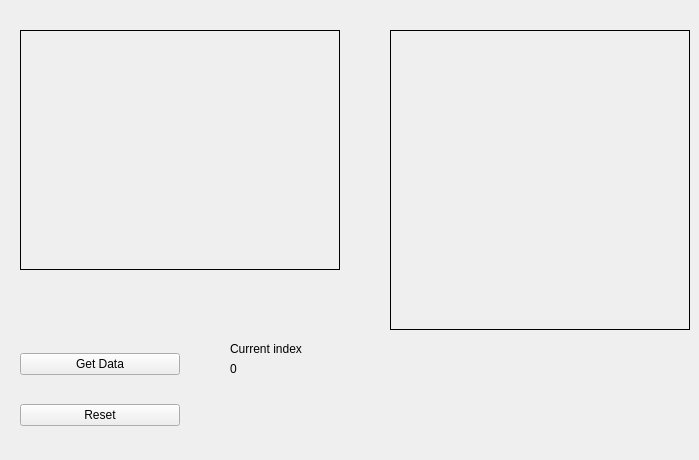
    <widget class="QWidget" name="calibrationTab">
     <attribute name="title">
      <string>Calibration</string>
     </attribute>
     <widget class="QLabel" name="calibCameraLabel">
      <property name="geometry">
       <rect>
        <x>20</x>
        <y>30</y>
        <width>320</width>
        <height>240</height>
       </rect>
      </property>
      <property name="frameShape">
       <enum>QFrame::Box</enum>
      </property>
      <property name="text">
       <string/>
      </property>
     </widget>
     <widget class="QLabel" name="calibLaserLabel">
      <property name="geometry">
       <rect>
        <x>390</x>
        <y>30</y>
        <width>300</width>
        <height>300</height>
       </rect>
      </property>
      <property name="frameShape">
       <enum>QFrame::Box</enum>
      </property>
      <property name="text">
       <string/>
      </property>
     </widget>
     <widget class="QWidget" name="verticalLayoutWidget_3">
      <property name="geometry">
       <rect>
        <x>20</x>
        <y>330</y>
        <width>160</width>
        <height>121</height>
       </rect>
      </property>
      <layout class="QVBoxLayout" name="verticalLayout_4">
       <item>
        <widget class="QPushButton" name="calibGetDataButton">
         <property name="text">
          <string>Get Data</string>
         </property>
        </widget>
       </item>
       <item>
        <widget class="QPushButton" name="calibResetButton">
         <property name="text">
          <string>Reset</string>
         </property>
        </widget>
       </item>
      </layout>
     </widget>
     <widget class="QLabel" name="label_29">
      <property name="geometry">
       <rect>
        <x>230</x>
        <y>340</y>
        <width>101</width>
        <height>17</height>
       </rect>
      </property>
      <property name="text">
       <string>Current index</string>
      </property>
     </widget>
     <widget class="QLabel" name="calibIndexLabel">
      <property name="geometry">
       <rect>
        <x>230</x>
        <y>360</y>
        <width>66</width>
        <height>17</height>
       </rect>
      </property>
      <property name="text">
       <string>0</string>
      </property>
     </widget>
    </widget>
